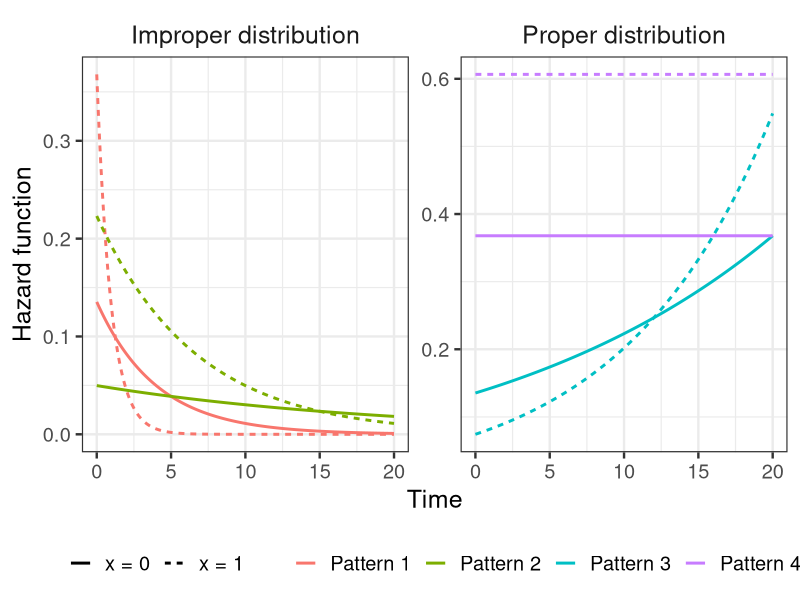
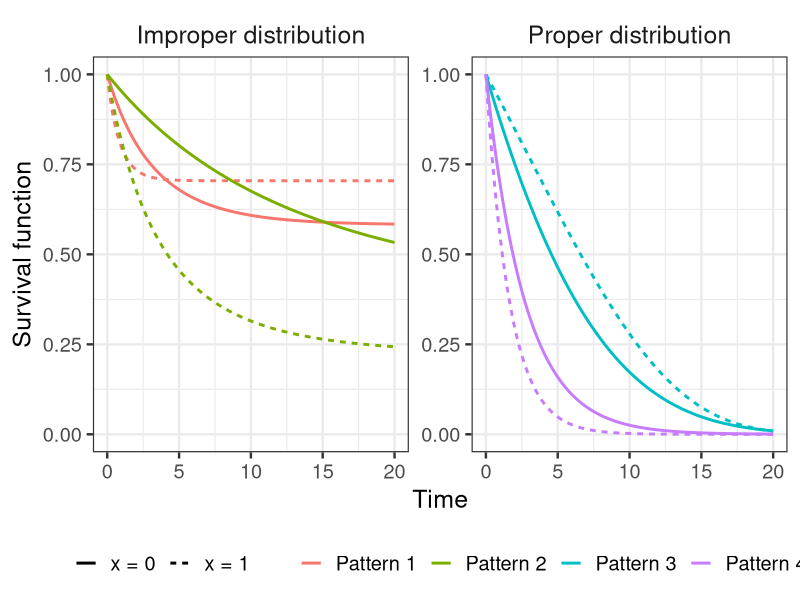
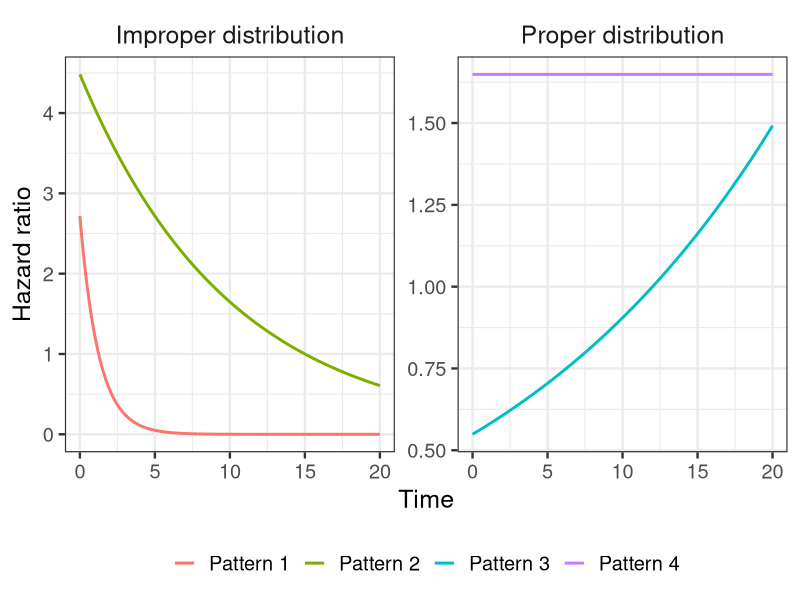
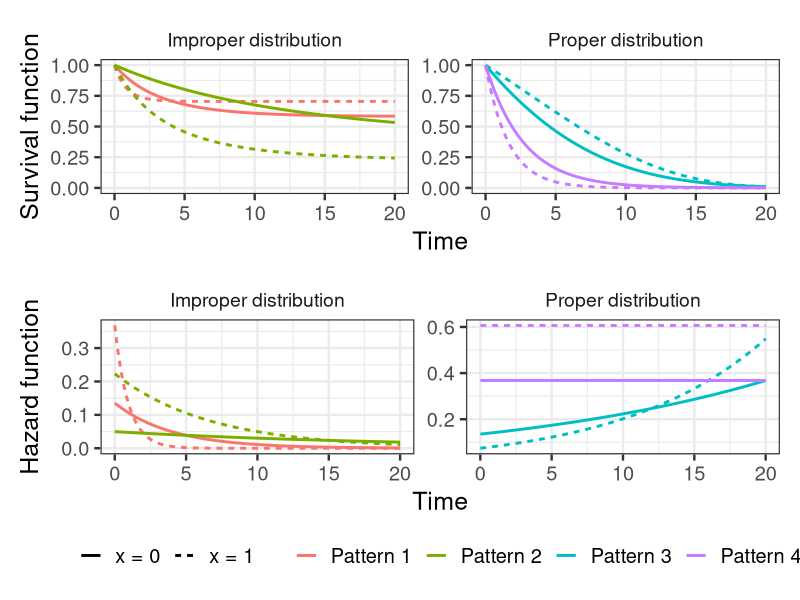
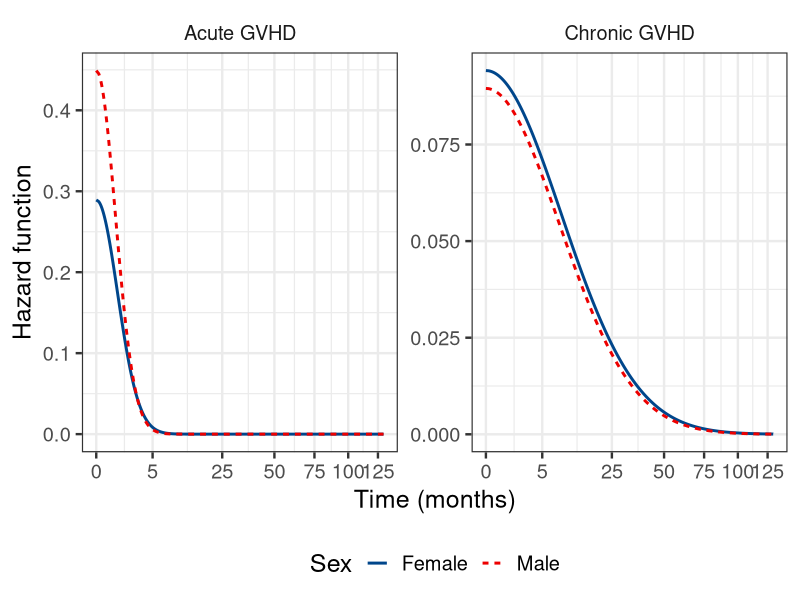
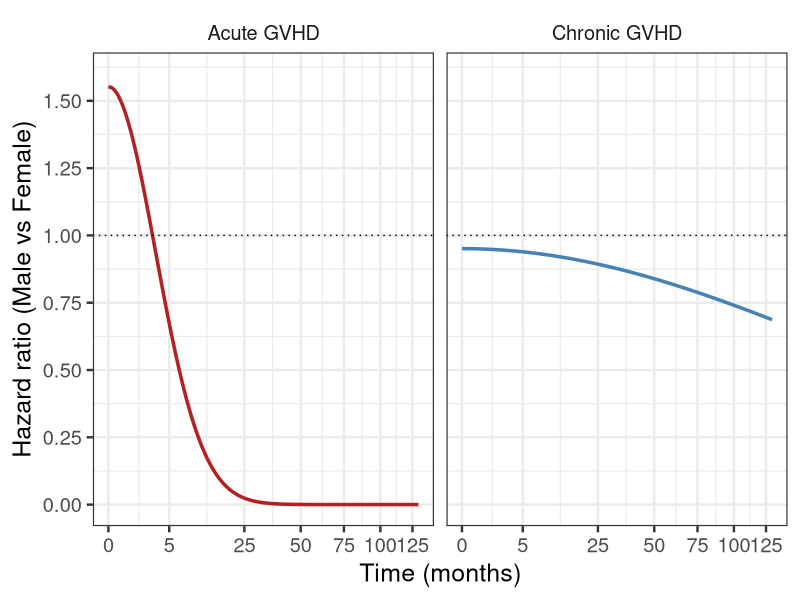
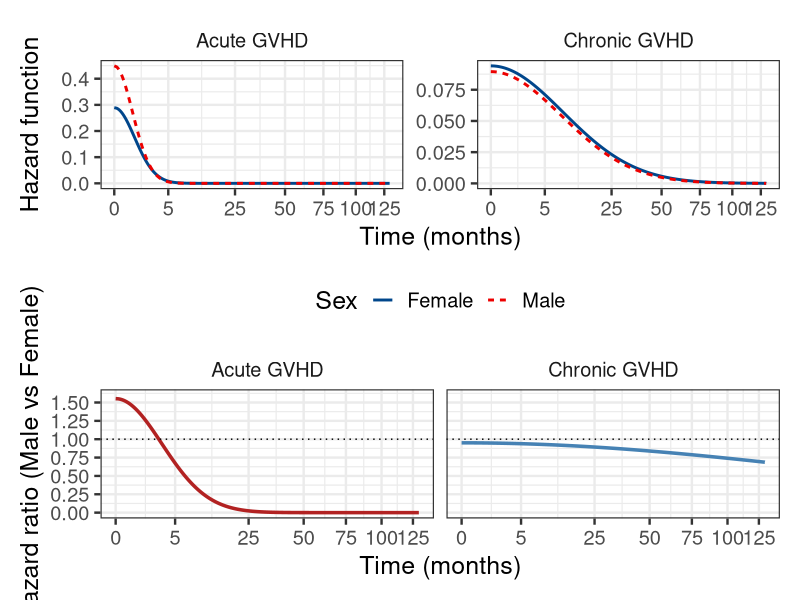

Here is the R script that generated these plots, in order:
#===========================================================
# Hazard, Survival, Cumulative Hazard and Hazard Ratio
# under defective Gompertz regression model
#===========================================================

rm(list = ls())

library(ggplot2)

#-----------------------------------------------------------
# Functions
#-----------------------------------------------------------

# Hazard
haz_gomp <- function(t, x, beta0, beta1, alpha0, alpha1) {
  exp(beta0 + beta1*x + (alpha0 + alpha1*x)*t)
}

# Survival
surv_gomp <- function(t, x, beta0, beta1, alpha0, alpha1, eps = 1e-10) {
  a <- alpha0 + alpha1*x
  b <- exp(beta0 + beta1*x)
  
  if (abs(a) < eps) {
    return(exp(-b*t))
  } else {
    return(exp(-(b/a)*(exp(a*t)-1)))
  }
}

# Cumulative hazard
cumhaz_gomp <- function(t, x, beta0, beta1, alpha0, alpha1, eps = 1e-10) {
  a <- alpha0 + alpha1*x
  b <- exp(beta0 + beta1*x)
  
  if (abs(a) < eps) {
    return(b*t)
  } else {
    return((b/a)*(exp(a*t)-1))
  }
}

# Hazard ratio
hr_gomp <- function(t, beta1, alpha1) {
  exp(beta1 + alpha1*t)
}

#-----------------------------------------------------------
# Time grid
#-----------------------------------------------------------
t_grid <- seq(0, 20, length.out = 500)

#-----------------------------------------------------------
# Scenarios
#-----------------------------------------------------------
scenarios <- list(
  
  list(panel="Improper distribution", scenario="Pattern 1",
       beta0=-2.0, beta1=1, alpha0=-0.25, alpha1=-0.8),
  
  list(panel="Improper distribution", scenario="Pattern 2",
       beta0=-3.0, beta1=1.5, alpha0=-0.05, alpha1=-0.10),
  
  list(panel="Proper distribution", scenario="Pattern 3",
       beta0=-2, beta1=-0.6, alpha0=0.05, alpha1=0.05),
  
  list(panel="Proper distribution", scenario="Pattern 4",
       beta0=-1, beta1=0.5, alpha0=0, alpha1=0)
)

#-----------------------------------------------------------
# Build data
#-----------------------------------------------------------
build_data <- function(fun, yname) {
  
  do.call(
    rbind,
    lapply(scenarios, function(s) {
      
      d0 <- data.frame(
        t = t_grid,
        y = fun(t_grid, 0,
                s$beta0, s$beta1,
                s$alpha0, s$alpha1),
        Group = "x = 0",
        Scenario = s$scenario,
        Panel = s$panel
      )
      
      d1 <- data.frame(
        t = t_grid,
        y = fun(t_grid, 1,
                s$beta0, s$beta1,
                s$alpha0, s$alpha1),
        Group = "x = 1",
        Scenario = s$scenario,
        Panel = s$panel
      )
      
      rbind(d0, d1)
    })
  )
}

haz_dat  <- build_data(haz_gomp, "hazard")
surv_dat <- build_data(surv_gomp, "survival")
cum_dat  <- build_data(cumhaz_gomp, "cumhaz")

# Hazard ratio data
hr_dat <- do.call(
  rbind,
  lapply(scenarios, function(s) {
    data.frame(
      t = t_grid,
      y = hr_gomp(t_grid, s$beta1, s$alpha1),
      Scenario = s$scenario,
      Panel = s$panel
    )
  })
)

#-----------------------------------------------------------
# Generic plotting function
#-----------------------------------------------------------
plot_fun <- function(dat, ylab, filename, use_group=TRUE) {
  
  aes_base <- if (use_group) {
    aes(x=t, y=y, color=Scenario, linetype=Group)
  } else {
    aes(x=t, y=y, color=Scenario)
  }
  
  p <- ggplot(dat, aes_base) +
    geom_line(linewidth=1) +
    facet_wrap(~Panel, ncol=2, scales="free_y") +
    scale_y_continuous(
      limits = c(0, 1)
    ) +
    labs(
      x = "Time",
      y = ylab
    ) +
    theme_bw(base_size=18) +
    theme(
      strip.background = element_blank(),
      strip.text = element_text(size=18),
      legend.position = "bottom",
      legend.title = element_blank()
    )
  
  print(p)
  ggsave(filename, plot = p, width = 12, height = 8)
}


plot_fun_hazard <- function(dat, ylab, filename, use_group=TRUE) {
  
  aes_base <- if (use_group) {
    aes(x=t, y=y, color=Scenario, linetype=Group)
  } else {
    aes(x=t, y=y, color=Scenario)
  }
  
  p <- ggplot(dat, aes_base) +
    geom_line(linewidth=1) +
    facet_wrap(~Panel, ncol=2, scales="free_y") +
 #   scale_y_continuous(
#      limits = c(0, 1)
#    ) +
    labs(
      x = "Time",
      y = ylab
    ) +
    theme_bw(base_size=18) +
    theme(
      strip.background = element_blank(),
      strip.text = element_text(size=18),
      legend.position = "bottom",
      legend.title = element_blank()
    )
  
  print(p)
  ggsave(filename, plot = p, width = 12, height = 8)
}
#-----------------------------------------------------------
# Plot builder
#-----------------------------------------------------------
build_plot <- function(dat, ylab, use_group=TRUE) {
  
  aes_base <- if (use_group) {
    aes(x = t, y = y, color = Scenario, linetype = Group)
  } else {
    aes(x = t, y = y, color = Scenario)
  }
  
  ggplot(dat, aes_base) +
    geom_line(linewidth = 1) +
    facet_wrap(~Panel, ncol = 2, scales = "free_y") +
    labs(
      x = "Time",
      y = ylab
    ) +
    scale_y_continuous(
      limits = c(0, 1)
    )+
    theme_bw(base_size = 18) +
    theme(
      strip.background = element_blank(),
      strip.text = element_text(size = 14),
      legend.position = "bottom",
      legend.title = element_blank()
    )
}

build_plot_hazard <- function(dat, ylab, use_group=TRUE) {
  
  aes_base <- if (use_group) {
    aes(x = t, y = y, color = Scenario, linetype = Group)
  } else {
    aes(x = t, y = y, color = Scenario)
  }
  
  ggplot(dat, aes_base) +
    geom_line(linewidth = 1) +
    facet_wrap(~Panel, ncol = 2, scales = "free_y") +
    labs(
      x = "Time",
      y = ylab
    ) +
    theme_bw(base_size = 18) +
    theme(
      strip.background = element_blank(),
      strip.text = element_text(size = 14),
      legend.position = "bottom",
      legend.title = element_blank()
    )
}

#-----------------------------------------------------------
# Generate plots
#-----------------------------------------------------------
p1<-plot_fun_hazard(haz_dat,  "Hazard function",            "hazard_function_gompertz_plot.pdf")
p2<-plot_fun(surv_dat, "Survival function",          "survival_function_gompertz_plot.pdf")
p3<-plot_fun_hazard(hr_dat,   "Hazard ratio",               "hazard_ratio_plot_gompertz.pdf", use_group=FALSE)


library(patchwork)

p1 <- build_plot_hazard(haz_dat,  "Hazard function")
p2 <- build_plot(surv_dat, "Survival function")
p3 <- build_plot_hazard(hr_dat,   "Hazard ratio", use_group = FALSE)

combined_plot <- (p2 / p1 ) +
  plot_layout(guides = "collect") &
  theme(legend.position = "bottom")

print(combined_plot)

ggplot2::ggsave("Example_Gompertz.pdf", plot = combined_plot, width = 12, height = 9)

















##Aplication



rm(list = ls())

library(ggplot2)
library(patchwork)

#===========================================================
# Time grid
#===========================================================
t_grid <- seq(0, 130, 0.01)

#===========================================================
# Application results
# 0 = Female
# 1 = Male
#===========================================================
scenario <- list(
  
  list(
    outcome = "Acute GVHD",
    beta0   = -1.2404,
    beta1   =  0.4399,
    alpha0  = -0.7077,
    alpha1  = -0.1669,
    se_beta0  = 0.3139,
    se_beta1  = 0.4621,
    se_alpha0 = 0.1840,
    se_alpha1 = 0.3120
  ),
  
  list(
    outcome = "Chronic GVHD",
    beta0   = -2.3630,
    beta1   = -0.0504,
    alpha0  = -0.0560,
    alpha1  = -0.0025,
    se_beta0  = 0.2226,
    se_beta1  = 0.3568,
    se_alpha0 = 0.0195,
    se_alpha1 = 0.0293
  )
)

#===========================================================
# Functions
#===========================================================

# log-hazard
loghaz_gomp <- function(t, x, beta0, beta1, alpha0, alpha1) {
  beta0 + beta1 * x + (alpha0 + alpha1 * x) * t
}

# hazard
haz_gomp <- function(t, x, beta0, beta1, alpha0, alpha1) {
  exp(loghaz_gomp(t, x, beta0, beta1, alpha0, alpha1))
}

# pointwise SE for log-hazard
# ignoring covariances
se_loghaz_gomp <- function(t, x, se_beta0, se_beta1, se_alpha0, se_alpha1) {
  sqrt(
    se_beta0^2 +
      (x^2) * se_beta1^2 +
      (t^2) * se_alpha0^2 +
      (x^2) * (t^2) * se_alpha1^2
  )
}

# HR: male vs female
loghr_gomp <- function(t, beta1, alpha1) {
  beta1 + alpha1 * t
}

hr_gomp <- function(t, beta1, alpha1) {
  exp(loghr_gomp(t, beta1, alpha1))
}

# pointwise SE for log-HR
# ignoring covariance between beta1 and alpha1
se_loghr_gomp <- function(t, se_beta1, se_alpha1) {
  sqrt(se_beta1^2 + (t^2) * se_alpha1^2)
}

#===========================================================
# Build hazard data with 95% CI
#===========================================================

haz_dat <- do.call(
  rbind,
  lapply(scenario, function(s) {
    
    do.call(
      rbind,
      lapply(c(0, 1), function(x) {
        
        group_label <- ifelse(x == 0, "Female", "Male")
        
        logh <- loghaz_gomp(
          t = t_grid, x = x,
          beta0 = s$beta0, beta1 = s$beta1,
          alpha0 = s$alpha0, alpha1 = s$alpha1
        )
        
        se_logh <- se_loghaz_gomp(
          t = t_grid, x = x,
          se_beta0 = s$se_beta0, se_beta1 = s$se_beta1,
          se_alpha0 = s$se_alpha0, se_alpha1 = s$se_alpha1
        )
        
        data.frame(
          t = t_grid,
          y = exp(logh),
          lower = exp(logh - 1.96 * se_logh),
          upper = exp(logh + 1.96 * se_logh),
          Group = group_label,
          Outcome = s$outcome
        )
      })
    )
  })
)

#===========================================================
# Build HR data with 95% CI
#===========================================================

hr_dat <- do.call(
  rbind,
  lapply(scenario, function(s) {
    
    loghr <- loghr_gomp(t_grid, s$beta1, s$alpha1)
    se_loghr <- se_loghr_gomp(t_grid, s$se_beta1, s$se_alpha1)
    
    data.frame(
      t = t_grid,
      y = exp(loghr),
      lower = exp(loghr - 1.96 * se_loghr),
      upper = exp(loghr + 1.96 * se_loghr),
      Outcome = s$outcome
    )
  })
)



#===========================================================
# Plot hazard with pointwise 95% CI
#===========================================================

p_haz <- ggplot(haz_dat, aes(x = t, y = y, linetype = Group, fill = Group)) +
  #geom_ribbon(aes(ymin = lower, ymax = upper), alpha = 0.20, color = NA) +
  scale_color_manual(
    values = c("#00468B", "#ED0000")
  )+
  geom_line(linewidth = 1) +
  facet_wrap(~Outcome, scales = "free_y") +
  #scale_y_continuous(
  #  limits = c(0, 1.6),
  #  breaks = seq(0, 1.6, by = 0.25)
  #)+
  scale_x_sqrt(
    breaks = c(0,5, 25, 50, 75, 100, 125)
  ) +
  labs(
    x = "Time (months)",
    y = "Hazard function",
    linetype = "Sex",
    fill = "Sex"
  ) +
  theme_bw(base_size = 18) +
  theme(
    strip.background = element_blank(),
    legend.position = "bottom"
  )



p_haz <- ggplot(
  haz_dat,
  aes(x = t, y = y, color = Group, linetype = Group)
) +
  geom_line(linewidth = 1) +
  facet_wrap(~ Outcome, scales = "free_y") +
  scale_color_manual(
    values = c(
      "Female" = "#00468B",
      "Male"   = "#ED0000"
    )
  ) +
  scale_x_sqrt(
    breaks = c(0, 5, 25, 50, 75, 100, 125)
  ) +
  labs(
    x = "Time (months)",
    y = "Hazard function",
    color = "Sex",
    linetype = "Sex"
  ) +
  theme_bw(base_size = 18) +
  theme(
    strip.background = element_blank(),
    legend.position = "bottom"
  )

p_haz


#===========================================================
# Plot HR with pointwise 95% CI
#===========================================================
# 
# p_hr <- ggplot(hr_dat, aes(x = t, y = y)) +
#   geom_ribbon(aes(ymin = lower, ymax = upper), alpha = 0.20) +
#   geom_line(linewidth = 1) +
#   geom_hline(yintercept = 1, linetype = 3) +
#   facet_wrap(~Outcome, scales = "free_y") +
#   theme_bw(base_size = 18) +
#   theme(
#     strip.background = element_blank(),
#     legend.position = "none"
#   ) +
#   labs(
#     x = "Time (months)",
#     y = "Hazard ratio (Male vs Female)"
#   ) +
#   theme_bw(base_size = 18) +
#   theme(
#     strip.background = element_blank(),
#     legend.position = "none"
#   )
# 
# p_hr

p_hr <- ggplot(hr_dat, aes(x = t, y = y, color = Outcome)) +
  geom_line(linewidth = 1.2) +
  geom_hline(yintercept = 1, linetype = 3, color = "black") +
  facet_wrap(~Outcome) +
  scale_y_continuous(
    limits = c(0, 1.6),
    breaks = seq(0, 1.6, by = 0.25)
  )+
  scale_x_sqrt(
    breaks = c(0,5, 25, 50, 75,100, 125)
  ) +
  scale_color_manual(values = c(
    "Acute GVHD" = "firebrick",
    "Chronic GVHD" = "steelblue"
  )) +
  labs(
    x = "Time (months)",
    y = "Hazard ratio (Male vs Female)"
  ) +
  theme_bw(base_size = 18) +
  theme(
    strip.background = element_blank(),
    legend.position = "none"
  )

p_hr
#===========================================================
# Combined plot
#===========================================================

combined_plot <- p_haz / p_hr

print(combined_plot)

ggsave(
  filename = "Hazard_and_HR_application_sex.pdf",
  plot = combined_plot,
  width = 12,
  height = 10
)
